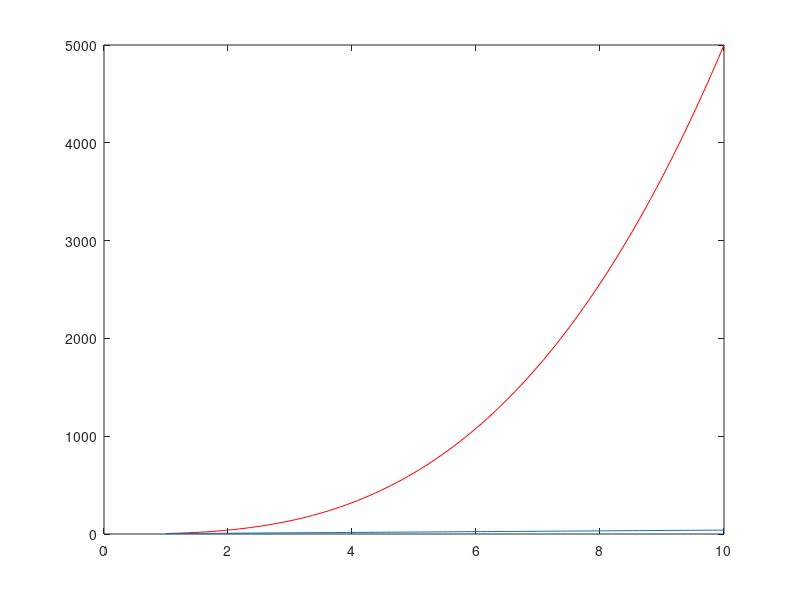

Source code (MATLAB):
function result = test_plot_003
result = false;
a = figure;
t = linspace(1,10);
plot(t,5*t.^3,'r',t,4*t);
drawnow;
close(a);
result = true;
